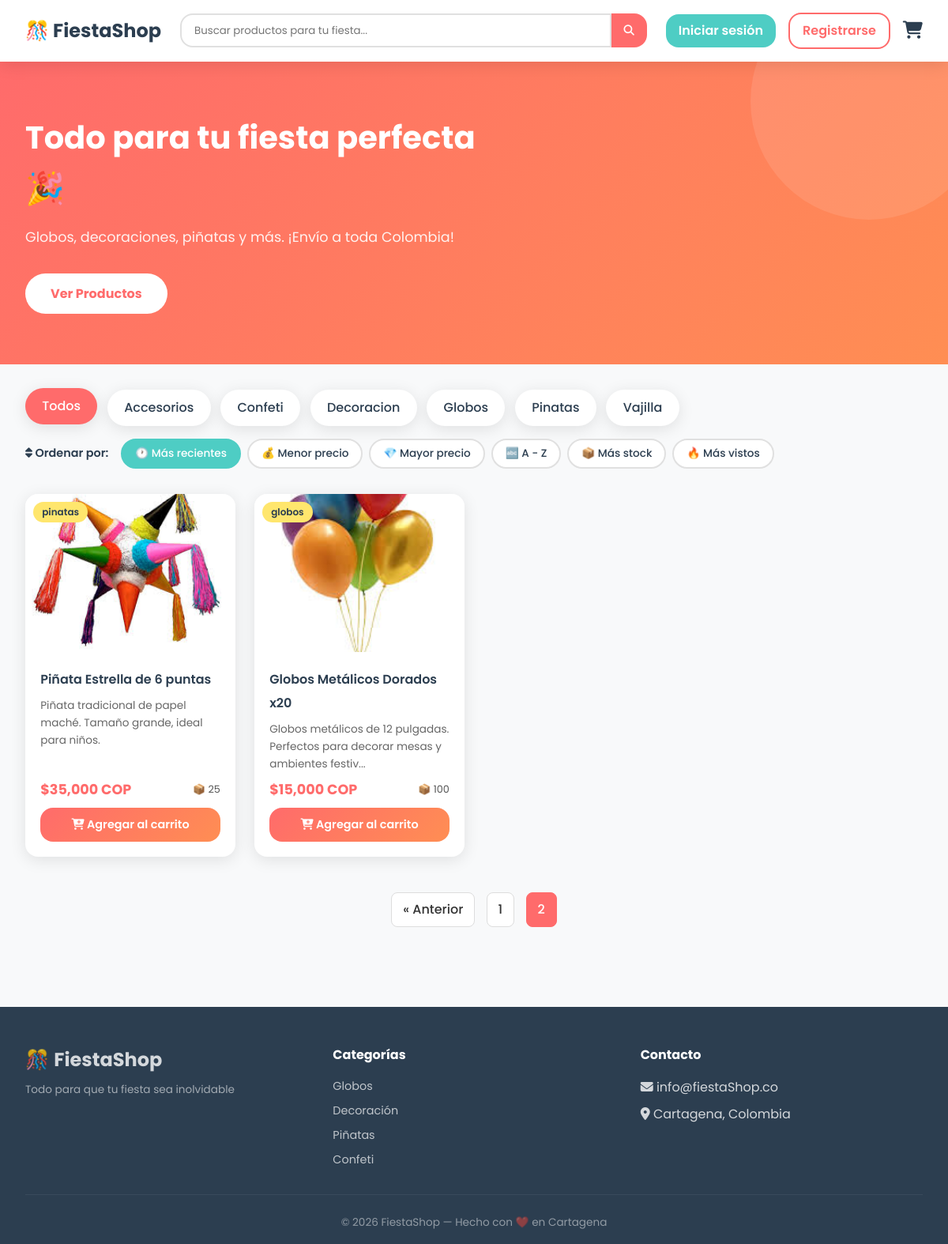
Screenshot of /?page=2&categoria=&orden=recientes&q= with the database file from the repository.
### database.py (models this page shows, shortened)
class Producto(db.Model):
    __tablename__ = 'productos'
    id           = db.Column(db.Integer, primary_key=True)
    nombre       = db.Column(db.String(100), nullable=False)
    descripcion  = db.Column(db.Text, nullable=False)
    precio       = db.Column(db.Numeric(10, 2), nullable=False)
    imagen       = db.Column(db.String(200), default='default.jpg')
    categoria    = db.Column(db.String(50), nullable=False, index=True)
    stock        = db.Column(db.Integer, default=0)
    visitas      = db.Column(db.Integer, default=0)
    fecha_creado = db.Column(db.DateTime, default=lambda: datetime.now(timezone.utc))
    usuario_id   = db.Column(db.Integer, db.ForeignKey('usuarios.id'), nullable=True)
    favoritos = db.relationship('Favorito', backref='producto', lazy=True)
    resenas   = db.relationship('Resena', backref='producto', lazy=True)

### app.py (the view)
@app.route('/')
def index():
    busqueda         = request.args.get('q', '')
    categoria_filtro = request.args.get('categoria', '')
    orden            = request.args.get('orden', 'recientes')
    if 'sesion_id' not in session:
        session['sesion_id'] = str(uuid.uuid4())
    query = Producto.query
    if busqueda:
        query = query.filter(
            Producto.nombre.ilike(f'%{busqueda}%') |
            Producto.descripcion.ilike(f'%{busqueda}%')
        )
    if categoria_filtro:
        query = query.filter_by(categoria=categoria_filtro)
    if orden == 'precio_asc':
        query = query.order_by(Producto.precio.asc())
    elif orden == 'precio_desc':
        query = query.order_by(Producto.precio.desc())
    elif orden == 'nombre_asc':
        query = query.order_by(Producto.nombre.asc())
    elif orden == 'mas_stock':
        query = query.order_by(Producto.stock.desc())
    elif orden == 'mas_vistos':
        query = query.order_by(Producto.visitas.desc())
    else:
        query = query.order_by(Producto.fecha_creado.desc())
    pagina    = request.args.get('page', 1, type=int)
    productos = query.paginate(page=pagina, per_page=8)
    categorias = db.session.query(Producto.categoria).distinct().all()
    categorias = [c[0] for c in categorias]
    return render_template(
        'index.html',
        productos=productos,
        categorias=categorias,
        categoria_filtro=categoria_filtro,
        orden=orden
    )

### app.py (called while the page is built, shortened)
@app.context_processor
def inject_globals():
    sesion_id = session.get('sesion_id', '')
    count = ItemCarrito.query.filter_by(
        sesion_id=sesion_id
    ).count() if sesion_id else 0
    favoritos_ids   = []
    notif_no_leidas = 0
    return dict(
        items_carrito=count,
        favoritos_ids=favoritos_ids,
        notif_no_leidas=notif_no_leidas
    )

### templates/index.html (shortened to what this page needs)
{% extends 'base.html' %}
{% block content %}
<section class="hero">
    <div class="hero-content">
        <h1>Todo para tu fiesta perfecta 🎉</h1>
        <p>Globos, decoraciones, piñatas y más. ¡Envío a toda Colombia!</p>
        <a href="#productos" class="btn-hero">Ver Productos</a>
    </div>
</section>
<section class="filtros" id="productos">
    <div class="filtros-container">
        <a href="{{ url_for('index', orden=orden) }}"
           class="filtro-btn {% if not categoria_filtro %}activo{% endif %}">
            Todos
        </a>
        {% for cat in categorias %}
        <a href="{{ url_for('index', categoria=cat, orden=orden, q=request.args.get('q','')) }}"
           class="filtro-btn {% if categoria_filtro == cat %}activo{% endif %}">
            {{ cat | capitalize }}
        </a>
        {% endfor %}
    </div>
</section>
<section class="ordenamiento">
    <div class="orden-container">
        <span class="orden-label"><i class="fas fa-sort"></i> Ordenar por:</span>
        <div class="orden-opciones">
            <a href="{{ url_for('index', orden='recientes', categoria=categoria_filtro, q=request.args.get('q','')) }}"
               class="orden-btn {% if orden == 'recientes' %}activo{% endif %}">🕐 Más recientes</a>
            <a href="{{ url_for('index', orden='precio_asc', categoria=categoria_filtro, q=request.args.get('q','')) }}"
               class="orden-btn {% if orden == 'precio_asc' %}activo{% endif %}">💰 Menor precio</a>
            <a href="{{ url_for('index', orden='precio_desc', categoria=categoria_filtro, q=request.args.get('q','')) }}"
               class="orden-btn {% if orden == 'precio_desc' %}activo{% endif %}">💎 Mayor precio</a>
            <a href="{{ url_for('index', orden='nombre_asc', categoria=categoria_filtro, q=request.args.get('q','')) }}"
               class="orden-btn {% if orden == 'nombre_asc' %}activo{% endif %}">🔤 A - Z</a>
            <a href="{{ url_for('index', orden='mas_stock', categoria=categoria_filtro, q=request.args.get('q','')) }}"
               class="orden-btn {% if orden == 'mas_stock' %}activo{% endif %}">📦 Más stock</a>
            <a href="{{ url_for('index', orden='mas_vistos', categoria=categoria_filtro, q=request.args.get('q','')) }}"
               class="orden-btn {% if orden == 'mas_vistos' %}activo{% endif %}">🔥 Más vistos</a>
        </div>
    </div>
</section>
<section class="productos-seccion">
    {% if productos.items %}
    <div class="productos-grid">
        {% for producto in productos.items %}
        <div class="producto-card">
            <div class="producto-imagen">
                <a href="{{ url_for('detalle_producto', id=producto.id) }}">
                    <img src="{{ url_for('static', filename='images/' + producto.imagen) }}"
                         alt="{{ producto.nombre }}"
                         onerror="this.src='{{ url_for('static', filename='images/default.jpg') }}'">
                </a>
                <span class="badge-categoria">{{ producto.categoria }}</span>
            </div>
            <div class="producto-info">
                <h3 class="producto-nombre">
                    <a href="{{ url_for('detalle_producto', id=producto.id) }}">
                        {{ producto.nombre }}
                    </a>
                </h3>
                <p class="producto-descripcion">
                    {{ producto.descripcion[:80] }}{% if producto.descripcion|length > 80 %}...{% endif %}
                </p>
                <div class="producto-precio-row">
                    <span class="producto-precio">
                        ${{ "{:,.0f}".format(producto.precio | float) }} COP
                    </span>
                    <span class="producto-stock {% if producto.stock < 5 %}stock-bajo{% endif %}">
                        {% if producto.stock > 0 %}📦 {{ producto.stock }}{% else %}❌ Agotado{% endif %}
                    </span>
                </div>
                {% if producto.stock > 0 %}
                <form action="{{ url_for('agregar_carrito', producto_id=producto.id) }}" method="POST">
                    <button type="submit" class="btn-carrito-add">
                        <i class="fas fa-cart-plus"></i> Agregar al carrito
                    </button>
                </form>
                {% else %}
                <button class="btn-carrito-add deshabilitado" disabled>Sin stock</button>
                {% endif %}
            </div>
        </div>
        {% endfor %}
    </div>
    <div class="paginacion">
        {% if productos.has_prev %}
        <a href="{{ url_for('index', page=productos.prev_num, categoria=categoria_filtro, orden=orden, q=request.args.get('q','')) }}"
           class="pagina-btn">« Anterior</a>
        {% endif %}
        {% for page_num in productos.iter_pages(left_edge=1, right_edge=1, left_current=2, right_current=2) %}
            {% if page_num %}
            <a href="{{ url_for('index', page=page_num, categoria=categoria_filtro, orden=orden, q=request.args.get('q','')) }}"
               class="pagina-btn {% if productos.page == page_num %}activo{% endif %}">
                {{ page_num }}
            </a>
            {% else %}
            <span class="puntos">...</span>
            {% endif %}
        {% endfor %}
    </div>
    {% endif %}
</section>
{% endblock %}

### static/css/style.css (style rules this page uses)
:root { --primario: #FF6B6B; --secundario: #4ECDC4; --acento: #FFE66D; --oscuro: #2C3E50; --gris: #F8F9FA; --blanco: #FFFFFF; --sombra: 0 4px 20px rgba(0,0,0,0.1); --radio: 16px; --transicion: all 0.3s ease; }
* { margin: 0; padding: 0; box-sizing: border-box; }
body { font-family: 'Poppins', sans-serif; background-color: var(--gris); color: var(--oscuro); line-height: 1.6; }
.hero { background: linear-gradient(135deg, var(--primario), #FF8E53); color: white; padding: 4rem 2rem; display: flex; align-items: center; justify-content: space-between; gap: 2rem; overflow: hidden; position: relative; }
.hero::before { content: ''; position: absolute; width: 300px; height: 300px; background: rgba(255,255,255,0.1); border-radius: 50%; top: -100px; right: -50px; pointer-events: none; }
.hero-content { max-width: 600px; z-index: 1; }
.hero-content h1 { font-size: 2.5rem; font-weight: 700; margin-bottom: 1rem; }
.hero-content p { font-size: 1.1rem; margin-bottom: 2rem; opacity: 0.9; }
.btn-hero { background: white; color: var(--primario); padding: 0.8rem 2rem; border-radius: 50px; text-decoration: none; font-weight: 700; font-size: 1rem; transition: var(--transicion); display: inline-block; }
.filtros { padding: 2rem 2rem 1rem; }
.filtros-container { max-width: 1200px; margin: 0 auto; display: flex; gap: 0.8rem; flex-wrap: wrap; }
.filtro-btn { padding: 0.5rem 1.2rem; background: white; color: var(--oscuro); border-radius: 50px; text-decoration: none; font-weight: 500; border: 2px solid transparent; transition: var(--transicion); box-shadow: var(--sombra); }
.filtro-btn:hover, .filtro-btn.activo { background: var(--primario); color: white; transform: translateY(-2px); }
.ordenamiento { padding: 0 2rem 1rem; }
.orden-container { max-width: 1200px; margin: 0 auto; display: flex; align-items: center; gap: 1rem; flex-wrap: wrap; }
.orden-label { font-weight: 600; font-size: 0.9rem; color: var(--oscuro); white-space: nowrap; }
.orden-opciones { display: flex; gap: 0.5rem; flex-wrap: wrap; }
.orden-btn { padding: 0.4rem 1rem; background: white; color: var(--oscuro); border-radius: 50px; text-decoration: none; font-size: 0.85rem; font-weight: 500; border: 2px solid #e0e0e0; transition: var(--transicion); white-space: nowrap; }
.orden-btn.activo { background: var(--secundario); color: white; border-color: var(--secundario); }
.productos-seccion { max-width: 1200px; margin: 0 auto; padding: 1rem 2rem 3rem; }
.productos-grid { display: grid; grid-template-columns: repeat(auto-fill, minmax(260px, 1fr)); gap: 1.5rem; }
.producto-card { background: white; border-radius: var(--radio); overflow: hidden; box-shadow: var(--sombra); display: flex; flex-direction: column; opacity: 0; transform: translateY(20px); transition: opacity 0.4s ease, transform 0.4s ease, box-shadow 0.3s ease; }
.producto-card.visible { opacity: 1; transform: translateY(0); }
.producto-imagen { position: relative; overflow: hidden; height: 200px; }
.producto-imagen img { width: 100%; height: 100%; object-fit: cover; transition: transform 0.4s ease; }
.badge-categoria { position: absolute; top: 10px; left: 10px; background: var(--acento); color: var(--oscuro); padding: 0.2rem 0.7rem; border-radius: 50px; font-size: 0.75rem; font-weight: 600; }
.producto-info { padding: 1.2rem; display: flex; flex-direction: column; gap: 0.5rem; flex: 1; }
.producto-nombre a { font-size: 1rem; font-weight: 600; color: var(--oscuro); text-decoration: none; transition: var(--transicion); }
.producto-descripcion { font-size: 0.85rem; color: #666; flex: 1; }
.producto-precio-row { display: flex; justify-content: space-between; align-items: center; flex-wrap: wrap; gap: 0.3rem; }
.producto-precio { font-size: 1.1rem; font-weight: 700; color: var(--primario); }
.producto-stock { font-size: 0.8rem; color: #555; }
.btn-carrito-add { width: 100%; padding: 0.7rem; background: linear-gradient(135deg, var(--primario), #FF8E53); color: white; border: none; border-radius: var(--radio); cursor: pointer; font-family: 'Poppins', sans-serif; font-weight: 600; font-size: 0.9rem; transition: var(--transicion); margin-top: auto; }
.paginacion { margin-top: 40px; text-align: center; }
.pagina-btn { display: inline-block; margin: 5px; padding: 8px 14px; border-radius: 8px; background: white; border: 1px solid #ddd; color: #333; text-decoration: none; font-weight: 500; transition: var(--transicion); }
.pagina-btn.activo { background: var(--primario); color: white; border-color: var(--primario); }

### rows the page displays
Producto: imagen (picture), categoria "pinatas", nombre "Piñata Estrella de 6 puntas", descripcion "Piñata tradicional de papel maché. Tamaño grande, ideal para niños.", precio "35,000", stock "25"
Producto: shows a picture, categoria "globos", nombre "Globos Metálicos Dorados x20", descripcion "Globos metálicos de 12 pulgadas. Perfectos para decorar mesas y ambientes festiv", precio "15,000", stock "100"

### other values shown
{{ cat | capitalize }} "Accesorios" "Confeti" "Decoracion" "Globos" "Pinatas" "Vajilla"
{{ page_num }} "1" "2"
